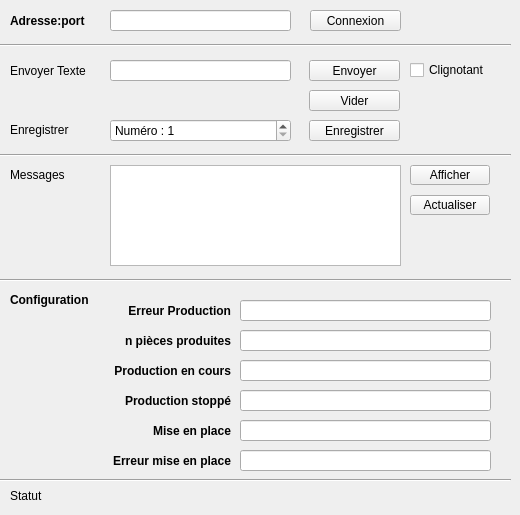
    <widget class="QWidget" name="afficheur">
     <attribute name="title">
      <string>Afficheur</string>
     </attribute>
     <widget class="QPushButton" name="afficheur_connexion">
      <property name="geometry">
       <rect>
        <x>310</x>
        <y>10</y>
        <width>91</width>
        <height>21</height>
       </rect>
      </property>
      <property name="text">
       <string>Connexion</string>
      </property>
     </widget>
     <widget class="QLabel" name="label_10">
      <property name="geometry">
       <rect>
        <x>10</x>
        <y>10</y>
        <width>101</width>
        <height>21</height>
       </rect>
      </property>
      <property name="font">
       <font>
        <bold>true</bold>
       </font>
      </property>
      <property name="text">
       <string>Adresse:port</string>
      </property>
      <property name="wordWrap">
       <bool>false</bool>
      </property>
     </widget>
     <widget class="QLineEdit" name="afficheur_host">
      <property name="geometry">
       <rect>
        <x>110</x>
        <y>10</y>
        <width>181</width>
        <height>21</height>
       </rect>
      </property>
      <property name="text">
       <string/>
      </property>
     </widget>
     <widget class="QLabel" name="label_11">
      <property name="geometry">
       <rect>
        <x>10</x>
        <y>60</y>
        <width>101</width>
        <height>21</height>
       </rect>
      </property>
      <property name="text">
       <string>Envoyer Texte</string>
      </property>
     </widget>
     <widget class="QLineEdit" name="afficheur_texte">
      <property name="geometry">
       <rect>
        <x>110</x>
        <y>60</y>
        <width>181</width>
        <height>21</height>
       </rect>
      </property>
     </widget>
     <widget class="QPushButton" name="afficheur_envoyer_texte">
      <property name="geometry">
       <rect>
        <x>309</x>
        <y>60</y>
        <width>91</width>
        <height>21</height>
       </rect>
      </property>
      <property name="text">
       <string>Envoyer</string>
      </property>
     </widget>
     <widget class="QLabel" name="label_12">
      <property name="geometry">
       <rect>
        <x>10</x>
        <y>165</y>
        <width>101</width>
        <height>20</height>
       </rect>
      </property>
      <property name="text">
       <string>Messages</string>
      </property>
     </widget>
     <widget class="QPushButton" name="afficheur_afficher_message">
      <property name="geometry">
       <rect>
        <x>410</x>
        <y>165</y>
        <width>80</width>
        <height>20</height>
       </rect>
      </property>
      <property name="text">
       <string>Afficher</string>
      </property>
     </widget>
     <widget class="QLabel" name="label_13">
      <property name="geometry">
       <rect>
        <x>10</x>
        <y>485</y>
        <width>101</width>
        <height>21</height>
       </rect>
      </property>
      <property name="text">
       <string>Statut</string>
      </property>
     </widget>
     <widget class="QLabel" name="afficheur_status">
      <property name="geometry">
       <rect>
        <x>110</x>
        <y>485</y>
        <width>381</width>
        <height>21</height>
       </rect>
      </property>
      <property name="font">
       <font>
        <bold>true</bold>
       </font>
      </property>
      <property name="text">
       <string>&lt;no status&gt;</string>
      </property>
      <property name="textFormat">
       <enum>Qt::AutoText</enum>
      </property>
      <property name="alignment">
       <set>Qt::AlignLeading|Qt::AlignLeft|Qt::AlignVCenter</set>
      </property>
      <property name="wordWrap">
       <bool>false</bool>
      </property>
     </widget>
     <widget class="QLabel" name="label_16">
      <property name="geometry">
       <rect>
        <x>10</x>
        <y>120</y>
        <width>101</width>
        <height>20</height>
       </rect>
      </property>
      <property name="text">
       <string>Enregistrer</string>
      </property>
     </widget>
     <widget class="QSpinBox" name="afficheur_index">
      <property name="geometry">
       <rect>
        <x>110</x>
        <y>119</y>
        <width>181</width>
        <height>23</height>
       </rect>
      </property>
      <property name="accelerated">
       <bool>true</bool>
      </property>
      <property name="prefix">
       <string>Numéro : </string>
      </property>
      <property name="minimum">
       <number>1</number>
      </property>
      <property name="maximum">
       <number>511</number>
      </property>
      <property name="stepType">
       <enum>QAbstractSpinBox::DefaultStepType</enum>
      </property>
     </widget>
     <widget class="QPushButton" name="afficheur_enregistrer">
      <property name="geometry">
       <rect>
        <x>309</x>
        <y>120</y>
        <width>91</width>
        <height>21</height>
       </rect>
      </property>
      <property name="text">
       <string>Enregistrer</string>
      </property>
     </widget>
     <widget class="QPushButton" name="afficheur_refresh">
      <property name="geometry">
       <rect>
        <x>410</x>
        <y>195</y>
        <width>80</width>
        <height>20</height>
       </rect>
      </property>
      <property name="text">
       <string>Actualiser</string>
      </property>
     </widget>
     <widget class="Line" name="line_5">
      <property name="geometry">
       <rect>
        <x>0</x>
        <y>35</y>
        <width>511</width>
        <height>20</height>
       </rect>
      </property>
      <property name="orientation">
       <enum>Qt::Horizontal</enum>
      </property>
     </widget>
     <widget class="Line" name="line_6">
      <property name="geometry">
       <rect>
        <x>0</x>
        <y>145</y>
        <width>511</width>
        <height>20</height>
       </rect>
      </property>
      <property name="orientation">
       <enum>Qt::Horizontal</enum>
      </property>
     </widget>
     <widget class="Line" name="line_7">
      <property name="geometry">
       <rect>
        <x>0</x>
        <y>470</y>
        <width>511</width>
        <height>20</height>
       </rect>
      </property>
      <property name="orientation">
       <enum>Qt::Horizontal</enum>
      </property>
     </widget>
     <widget class="QListWidget" name="afficheur_messages">
      <property name="geometry">
       <rect>
        <x>110</x>
        <y>165</y>
        <width>291</width>
        <height>101</height>
       </rect>
      </property>
     </widget>
     <widget class="Line" name="line_15">
      <property name="geometry">
       <rect>
        <x>0</x>
        <y>270</y>
        <width>511</width>
        <height>20</height>
       </rect>
      </property>
      <property name="orientation">
       <enum>Qt::Horizontal</enum>
      </property>
     </widget>
     <widget class="QLabel" name="label_58">
      <property name="geometry">
       <rect>
        <x>10</x>
        <y>290</y>
        <width>101</width>
        <height>20</height>
       </rect>
      </property>
      <property name="font">
       <font>
        <bold>true</bold>
       </font>
      </property>
      <property name="text">
       <string>Configuration</string>
      </property>
     </widget>
     <widget class="QLabel" name="label_59">
      <property name="geometry">
       <rect>
        <x>70</x>
        <y>300</y>
        <width>161</width>
        <height>21</height>
       </rect>
      </property>
      <property name="font">
       <font>
        <bold>true</bold>
       </font>
      </property>
      <property name="text">
       <string>Erreur Production</string>
      </property>
      <property name="alignment">
       <set>Qt::AlignRight|Qt::AlignTrailing|Qt::AlignVCenter</set>
      </property>
     </widget>
     <widget class="QLineEdit" name="afficheur_texte_erreur_production">
      <property name="geometry">
       <rect>
        <x>240</x>
        <y>300</y>
        <width>251</width>
        <height>21</height>
       </rect>
      </property>
      <property name="text">
       <string/>
      </property>
     </widget>
     <widget class="QLabel" name="label_60">
      <property name="geometry">
       <rect>
        <x>70</x>
        <y>330</y>
        <width>161</width>
        <height>21</height>
       </rect>
      </property>
      <property name="font">
       <font>
        <bold>true</bold>
       </font>
      </property>
      <property name="text">
       <string>n pièces produites</string>
      </property>
      <property name="alignment">
       <set>Qt::AlignRight|Qt::AlignTrailing|Qt::AlignVCenter</set>
      </property>
     </widget>
     <widget class="QLineEdit" name="afficheur_texte_piece_produites">
      <property name="geometry">
       <rect>
        <x>240</x>
        <y>330</y>
        <width>251</width>
        <height>21</height>
       </rect>
      </property>
      <property name="text">
       <string/>
      </property>
     </widget>
     <widget class="QLabel" name="label_61">
      <property name="geometry">
       <rect>
        <x>70</x>
        <y>360</y>
        <width>161</width>
        <height>21</height>
       </rect>
      </property>
      <property name="font">
       <font>
        <bold>true</bold>
       </font>
      </property>
      <property name="text">
       <string>Production en cours</string>
      </property>
      <property name="alignment">
       <set>Qt::AlignRight|Qt::AlignTrailing|Qt::AlignVCenter</set>
      </property>
     </widget>
     <widget class="QLineEdit" name="afficheur_texte_production_encours">
      <property name="geometry">
       <rect>
        <x>240</x>
        <y>360</y>
        <width>251</width>
        <height>21</height>
       </rect>
      </property>
      <property name="text">
       <string/>
      </property>
     </widget>
     <widget class="QLineEdit" name="afficheur_texte_production_stoppe">
      <property name="geometry">
       <rect>
        <x>240</x>
        <y>390</y>
        <width>251</width>
        <height>21</height>
       </rect>
      </property>
      <property name="text">
       <string/>
      </property>
     </widget>
     <widget class="QLabel" name="label_62">
      <property name="geometry">
       <rect>
        <x>70</x>
        <y>390</y>
        <width>161</width>
        <height>21</height>
       </rect>
      </property>
      <property name="font">
       <font>
        <bold>true</bold>
       </font>
      </property>
      <property name="text">
       <string>Production stoppé</string>
      </property>
      <property name="alignment">
       <set>Qt::AlignRight|Qt::AlignTrailing|Qt::AlignVCenter</set>
      </property>
     </widget>
     <widget class="QPushButton" name="afficheur_vider_texte">
      <property name="geometry">
       <rect>
        <x>309</x>
        <y>90</y>
        <width>91</width>
        <height>21</height>
       </rect>
      </property>
      <property name="text">
       <string>Vider</string>
      </property>
     </widget>
     <widget class="QCheckBox" name="afficheur_texte_clignotant">
      <property name="geometry">
       <rect>
        <x>410</x>
        <y>60</y>
        <width>91</width>
        <height>20</height>
       </rect>
      </property>
      <property name="text">
       <string>Clignotant</string>
      </property>
     </widget>
     <widget class="QLabel" name="label_83">
      <property name="geometry">
       <rect>
        <x>70</x>
        <y>420</y>
        <width>161</width>
        <height>21</height>
       </rect>
      </property>
      <property name="font">
       <font>
        <bold>true</bold>
       </font>
      </property>
      <property name="text">
       <string>Mise en place</string>
      </property>
      <property name="alignment">
       <set>Qt::AlignRight|Qt::AlignTrailing|Qt::AlignVCenter</set>
      </property>
     </widget>
     <widget class="QLineEdit" name="afficheur_texte_mise_en_place">
      <property name="geometry">
       <rect>
        <x>240</x>
        <y>420</y>
        <width>251</width>
        <height>21</height>
       </rect>
      </property>
      <property name="text">
       <string/>
      </property>
     </widget>
     <widget class="QLabel" name="label_86">
      <property name="geometry">
       <rect>
        <x>70</x>
        <y>450</y>
        <width>161</width>
        <height>21</height>
       </rect>
      </property>
      <property name="font">
       <font>
        <bold>true</bold>
       </font>
      </property>
      <property name="text">
       <string>Erreur mise en place</string>
      </property>
      <property name="alignment">
       <set>Qt::AlignRight|Qt::AlignTrailing|Qt::AlignVCenter</set>
      </property>
     </widget>
     <widget class="QLineEdit" name="afficheur_texte_erreur_mise_en_place">
      <property name="geometry">
       <rect>
        <x>240</x>
        <y>450</y>
        <width>251</width>
        <height>21</height>
       </rect>
      </property>
      <property name="text">
       <string/>
      </property>
     </widget>
    </widget>
